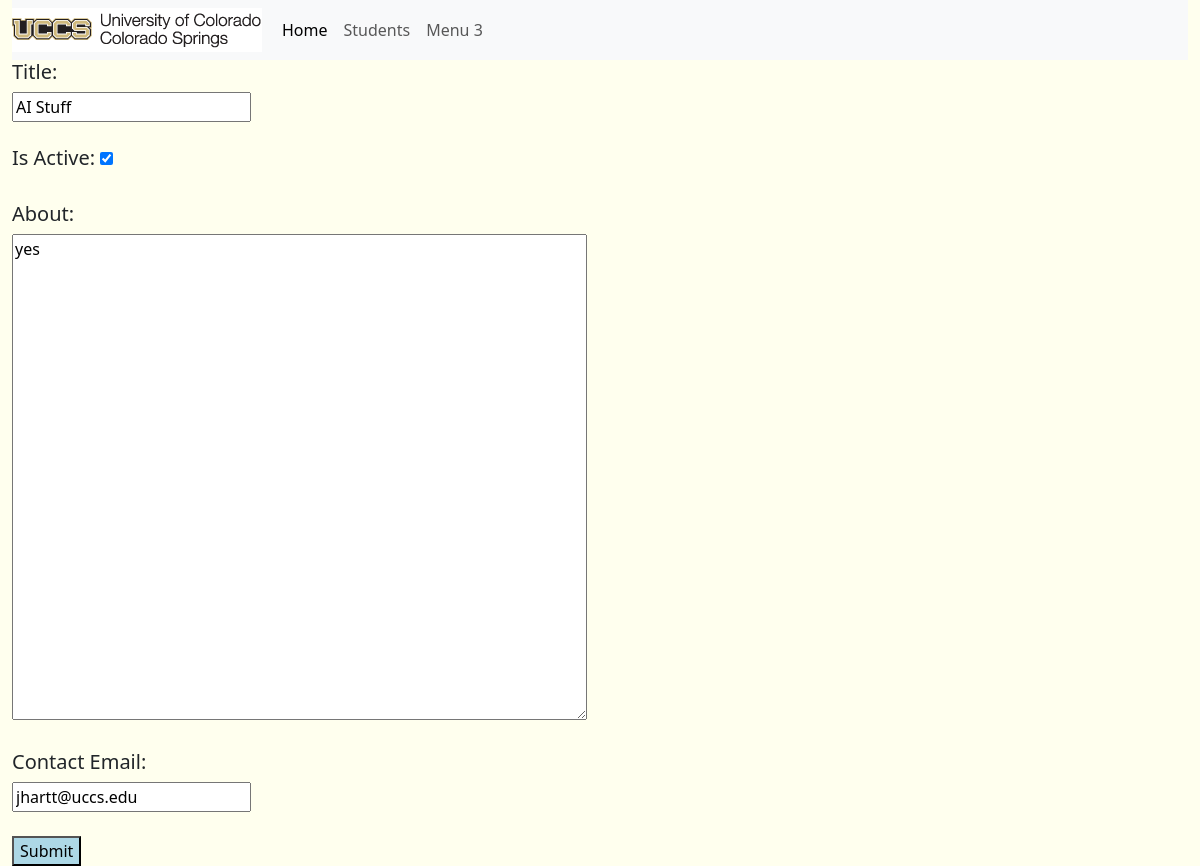
The app's page /portfolio/1/update_portfolio/, older data.
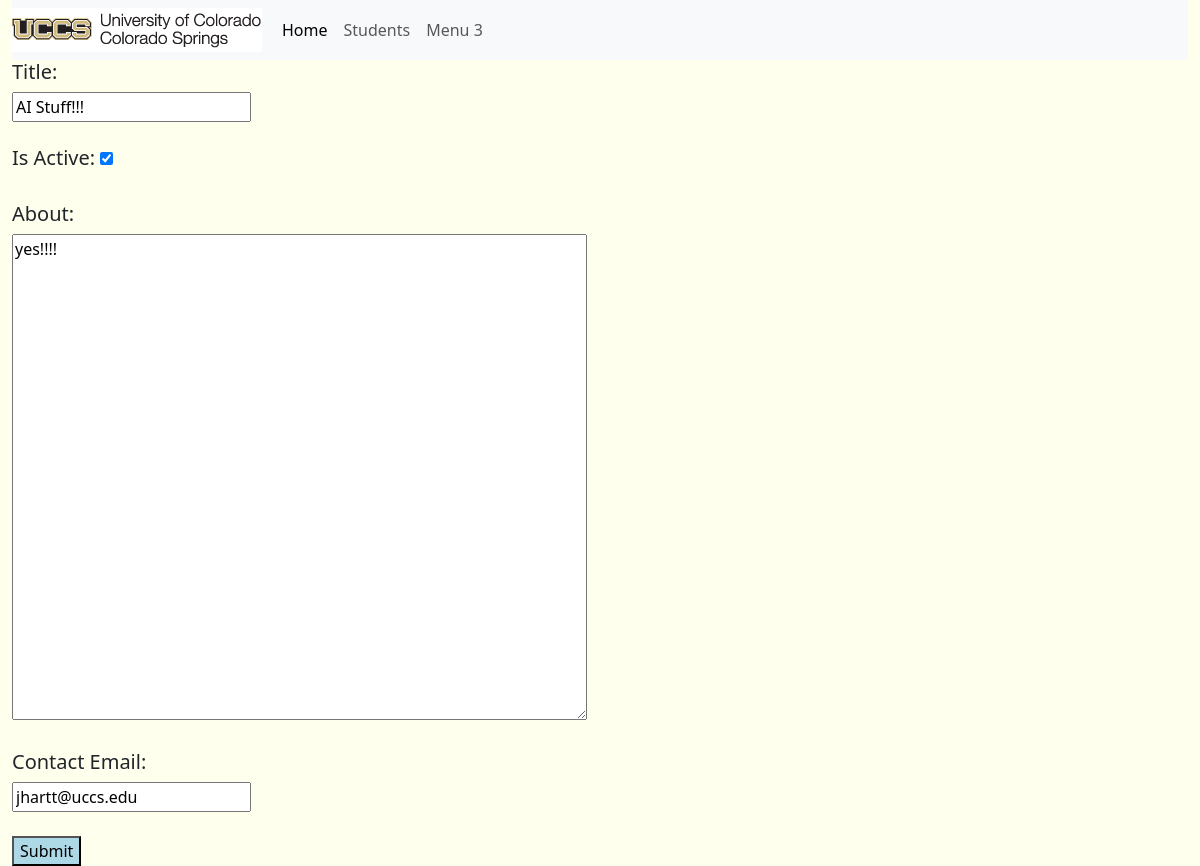
The same page, newer data.
### portfolio_app/models.py (models this page shows, shortened)
class Portfolio(models.Model):
	title = models.CharField(max_length=200)
	contact_email = models.CharField("Contact Email", max_length=200)
	is_active = models.BooleanField()
	about = models.CharField(max_length=5000, blank = True)

### portfolio_app/views.py (the view)
# urls.py: path('portfolio/<int:portfolio_id>/update_portfolio/', views.updatePortfolio, name='update_portfolio'),
def updatePortfolio(request, portfolio_id):
	portfolio = Portfolio.objects.get(id=portfolio_id)
	print(model_to_dict(portfolio))
	form = PortfolioForm(initial=model_to_dict(portfolio), instance=portfolio)
	if request.method == 'POST':
		form = PortfolioForm(request.POST, instance=portfolio)
		form.save()
		return redirect('portfolio_detail', pk=portfolio_id)
	context = {}
	context['portfolio_id'] = portfolio_id
	context['form'] = form
	context['page_title'] = "Update Porfolio - {}".format(portfolio.title)
	return render(request, 'portfolio_app/update_portfolio.html', context)

### portfolio_app/forms.py
class PortfolioForm(forms.ModelForm):
	about = forms.CharField(max_length=5000, widget=forms.Textarea(attrs={'cols': 60, 'rows': 20}), required=False)
	class Meta:
		model = Portfolio
		fields = ['title', 'about', 'is_active', 'contact_email']

### portfolio_app/templates/portfolio_app/update_portfolio.html (shortened to what this page needs)
{% extends "portfolio_app/base_template.html" %}
{% block content %}
<form method='post' action=''>
	<h5>Title:</h5>
	{{ form.title }}
	<br>
	<br>
	<h5>Is Active: {{ form.is_active }}</h5>
	<br>
	<h5>About:</h5>
	{{ form.about }}
	<br>
	<br>
	<h5>Contact Email:</h5>
	{{ form.contact_email }}
	<br>
	<br>
	<button name="update">Submit</button>
</form>
{% endblock %}

Row changes from the older to the newer data that the page shows:
changed Portfolio "jhartt@uccs.edu": title "AI Stuff" → "AI Stuff!!!"; about "yes" → "yes!!!!"
